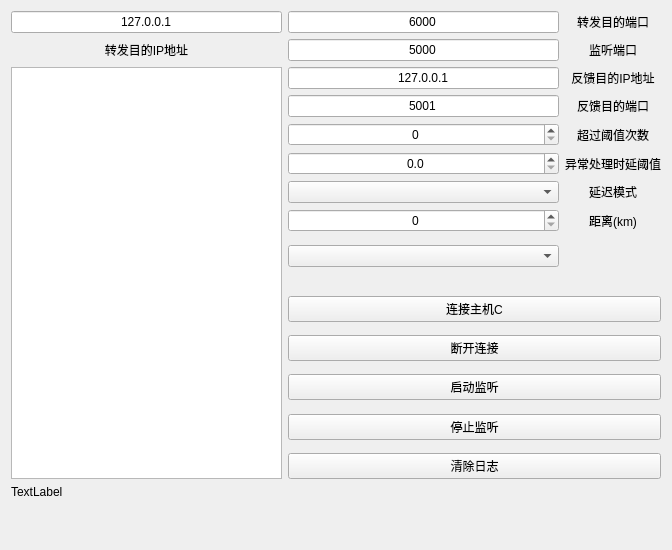
<?xml version="1.0" encoding="UTF-8"?>
<ui version="4.0">
 <class>MainWindow</class>
 <widget class="QWidget" name="MainWindow">
  <property name="geometry">
   <rect>
    <x>0</x>
    <y>0</y>
    <width>672</width>
    <height>550</height>
   </rect>
  </property>
  <property name="windowTitle">
   <string>MainWindow</string>
  </property>
  <layout class="QGridLayout" name="gridLayout">
   <item row="0" column="3">
    <widget class="QLabel" name="label">
     <property name="enabled">
      <bool>true</bool>
     </property>
     <property name="text">
      <string>转发目的端口</string>
     </property>
     <property name="alignment">
      <set>Qt::AlignCenter</set>
     </property>
    </widget>
   </item>
   <item row="24" column="0">
    <widget class="QLabel" name="label_7">
     <property name="text">
      <string/>
     </property>
    </widget>
   </item>
   <item row="1" column="3">
    <widget class="QLabel" name="label_2">
     <property name="text">
      <string>监听端口</string>
     </property>
     <property name="alignment">
      <set>Qt::AlignCenter</set>
     </property>
    </widget>
   </item>
   <item row="4" column="2">
    <widget class="QSpinBox" name="spinBoxThresholdCount">
     <property name="alignment">
      <set>Qt::AlignCenter</set>
     </property>
    </widget>
   </item>
   <item row="4" column="3">
    <widget class="QLabel" name="label_3">
     <property name="text">
      <string>超过阈值次数</string>
     </property>
     <property name="alignment">
      <set>Qt::AlignCenter</set>
     </property>
    </widget>
   </item>
   <item row="22" column="0">
    <widget class="QLabel" name="label_8">
     <property name="text">
      <string>TextLabel</string>
     </property>
    </widget>
   </item>
   <item row="0" column="0">
    <widget class="QLineEdit" name="ipEdit">
     <property name="text">
      <string>127.0.0.1</string>
     </property>
     <property name="alignment">
      <set>Qt::AlignCenter</set>
     </property>
     <property name="placeholderText">
      <string>IP 地址</string>
     </property>
    </widget>
   </item>
   <item row="0" column="2">
    <widget class="QLineEdit" name="connectPortEdit">
     <property name="text">
      <string>6000</string>
     </property>
     <property name="alignment">
      <set>Qt::AlignCenter</set>
     </property>
     <property name="placeholderText">
      <string>连接端口</string>
     </property>
    </widget>
   </item>
   <item row="2" column="2">
    <widget class="QLineEdit" name="lineEdit">
     <property name="text">
      <string>127.0.0.1</string>
     </property>
     <property name="alignment">
      <set>Qt::AlignCenter</set>
     </property>
    </widget>
   </item>
   <item row="1" column="0">
    <widget class="QLabel" name="label_10">
     <property name="text">
      <string>转发目的IP地址</string>
     </property>
     <property name="alignment">
      <set>Qt::AlignCenter</set>
     </property>
    </widget>
   </item>
   <item row="17" column="2" colspan="2">
    <widget class="QPushButton" name="listenButton">
     <property name="text">
      <string>启动监听</string>
     </property>
    </widget>
   </item>
   <item row="7" column="3">
    <widget class="QLabel" name="label_12">
     <property name="text">
      <string>距离(km)</string>
     </property>
     <property name="alignment">
      <set>Qt::AlignCenter</set>
     </property>
    </widget>
   </item>
   <item row="23" column="0">
    <widget class="QLabel" name="label_6">
     <property name="text">
      <string/>
     </property>
    </widget>
   </item>
   <item row="6" column="2">
    <widget class="QComboBox" name="delayModeCombo">
     <property name="cursor">
      <cursorShape>ArrowCursor</cursorShape>
     </property>
     <property name="layoutDirection">
      <enum>Qt::LeftToRight</enum>
     </property>
     <property name="iconSize">
      <size>
       <width>16</width>
       <height>16</height>
      </size>
     </property>
    </widget>
   </item>
   <item row="19" column="2" colspan="2">
    <widget class="QPushButton" name="stopListenButton">
     <property name="text">
      <string>停止监听</string>
     </property>
    </widget>
   </item>
   <item row="3" column="2">
    <widget class="QLineEdit" name="udpfeedbackPort">
     <property name="text">
      <string>5001</string>
     </property>
     <property name="alignment">
      <set>Qt::AlignCenter</set>
     </property>
    </widget>
   </item>
   <item row="13" column="2" colspan="2">
    <widget class="QPushButton" name="connectButton">
     <property name="text">
      <string>连接主机C</string>
     </property>
    </widget>
   </item>
   <item row="15" column="2" colspan="2">
    <widget class="QPushButton" name="disconnectButton">
     <property name="text">
      <string>断开连接</string>
     </property>
    </widget>
   </item>
   <item row="5" column="2">
    <widget class="QDoubleSpinBox" name="spinBoxDelayThreshold">
     <property name="alignment">
      <set>Qt::AlignCenter</set>
     </property>
     <property name="decimals">
      <number>1</number>
     </property>
     <property name="maximum">
      <double>10000.000000000000000</double>
     </property>
    </widget>
   </item>
   <item row="7" column="2">
    <widget class="QSpinBox" name="distanceSpinBox">
     <property name="alignment">
      <set>Qt::AlignCenter</set>
     </property>
    </widget>
   </item>
   <item row="2" column="3">
    <widget class="QLabel" name="label_9">
     <property name="text">
      <string>反馈目的IP地址</string>
     </property>
     <property name="alignment">
      <set>Qt::AlignCenter</set>
     </property>
    </widget>
   </item>
   <item row="1" column="2">
    <widget class="QLineEdit" name="listenPortEdit">
     <property name="text">
      <string>5000</string>
     </property>
     <property name="alignment">
      <set>Qt::AlignCenter</set>
     </property>
     <property name="placeholderText">
      <string>监听端口</string>
     </property>
    </widget>
   </item>
   <item row="6" column="3">
    <widget class="QLabel" name="label_11">
     <property name="text">
      <string>延迟模式</string>
     </property>
     <property name="alignment">
      <set>Qt::AlignCenter</set>
     </property>
    </widget>
   </item>
   <item row="21" column="2" colspan="2">
    <widget class="QPushButton" name="pushButtonClearLog">
     <property name="text">
      <string>清除日志</string>
     </property>
    </widget>
   </item>
   <item row="2" column="0" rowspan="20">
    <widget class="QPlainTextEdit" name="statusBrowser"/>
   </item>
   <item row="5" column="3">
    <widget class="QLabel" name="label_4">
     <property name="text">
      <string>异常处理时延阈值</string>
     </property>
    </widget>
   </item>
   <item row="3" column="3">
    <widget class="QLabel" name="label_5">
     <property name="text">
      <string>反馈目的端口</string>
     </property>
     <property name="alignment">
      <set>Qt::AlignCenter</set>
     </property>
    </widget>
   </item>
   <item row="9" column="2">
    <widget class="QComboBox" name="comboBoxProtocolListen">
     <property name="layoutDirection">
      <enum>Qt::LeftToRight</enum>
     </property>
     <property name="autoFillBackground">
      <bool>false</bool>
     </property>
     <property name="currentText">
      <string/>
     </property>
     <property name="placeholderText">
      <string>选择要转发的数据包类型</string>
     </property>
    </widget>
   </item>
  </layout>
 </widget>
 <resources/>
 <connections/>
</ui>
